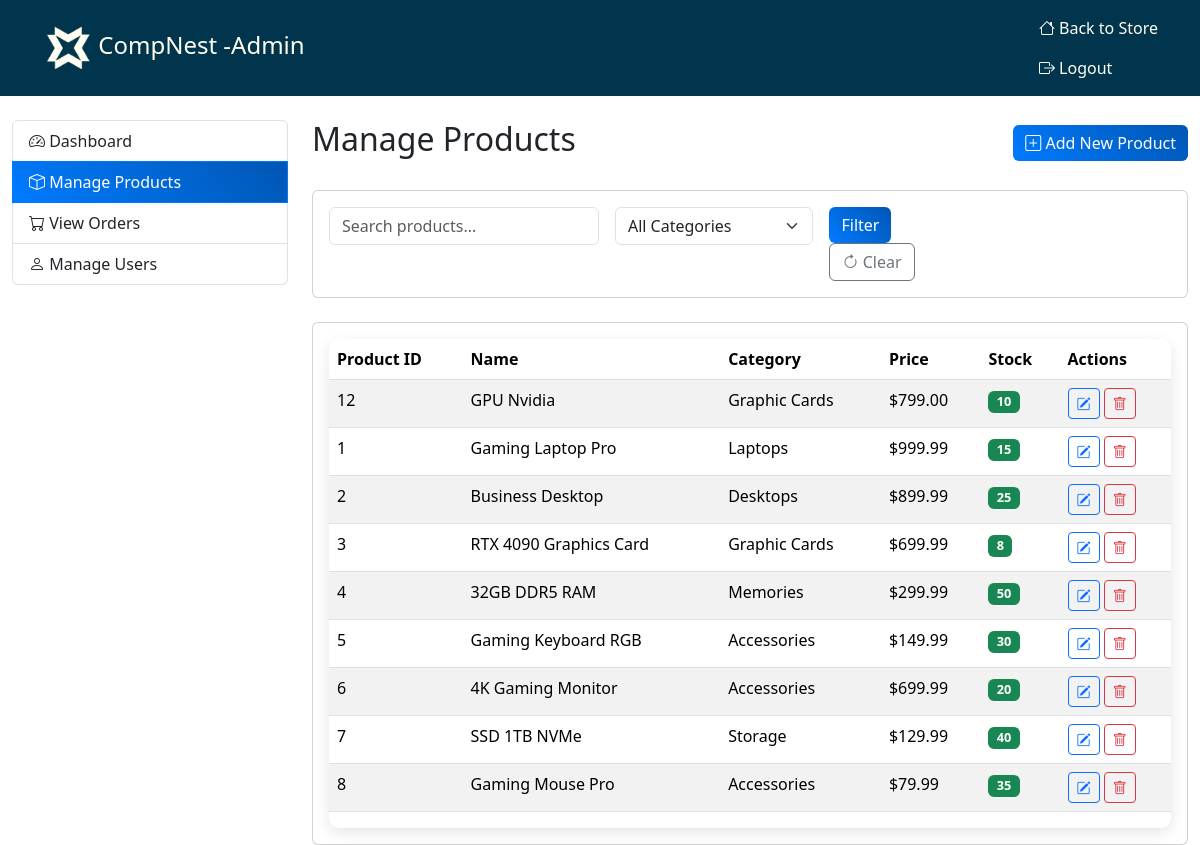
/admin/products.php (signed in), run on the app's committed database.
### tables this page shows
CREATE TABLE `products` (
  `id` int(11) NOT NULL,
  `name` varchar(200) NOT NULL,
  `description` text DEFAULT NULL,
  `price` decimal(10,2) NOT NULL,
  `image_url` varchar(255) DEFAULT NULL,
  `category` varchar(50) NOT NULL,
  `stock` int(11) DEFAULT 0,
  `created_at` timestamp NOT NULL DEFAULT current_timestamp()
);

### config.php (called while the page is built, shortened)
<?php
function formatPrice($price) {
    return '$' . number_format($price, 2);
}

### admin/products.php (the view, shortened to what this page needs)
<?php
require_once '../config.php';
$page = isset($_GET['page']) ? (int)$_GET['page'] : 1;
$per_page = 10;
$offset = ($page - 1) * $per_page;
$search = isset($_GET['search']) ? sanitize($_GET['search']) : '';
$where_conditions = [];
$params = [];
$where_clause = $where_conditions ? "WHERE " . implode(" AND ", $where_conditions) : "";
$sql = "SELECT * FROM products $where_clause ORDER BY created_at DESC LIMIT $per_page OFFSET $offset";
$stmt = $pdo->prepare($sql);
$stmt->execute($params);
$products = $stmt->fetchAll();
?>
<!DOCTYPE html>
<html lang="en">
<head>
    <link href="../css/bootstrap.css" rel="stylesheet">
    <link rel="stylesheet" href="https://cdn.jsdelivr.net/npm/bootstrap-icons@1.11.3/font/bootstrap-icons.min.css">
    <link href="../css/style.css" rel="stylesheet">
</head>
<body>
    <nav class="navbar custom-navbar">
        <div class="container">
           <a class="navbar-brand" href="../index.php">
                <img src="../images/logo.png" alt="CompNest - Admin" style="max-height: 50px;">
                CompNest -Admin
            </a>
            <div class="navbar-nav ms-auto">
                <a class="nav-link" href="../index.php">
                    <i class="bi bi-house"></i> Back to Store
                </a>
                <a class="nav-link" href="../logout.php">
                    <i class="bi bi-box-arrow-right"></i> Logout
                </a>
            </div>
        </div>
    </nav>
    <div class="container-fluid mt-4">
        <div class="row">
            <div class="col-md-3">
                <div class="list-group">
                    <a href="index.php" class="list-group-item list-group-item-action">
                        <i class="bi bi-speedometer2"></i> Dashboard
                    </a>
                    <a href="products.php" class="list-group-item list-group-item-action active">
                        <i class="bi bi-box"></i> Manage Products
                    </a>
                    <a href="orders.php" class="list-group-item list-group-item-action">
                        <i class="bi bi-cart"></i> View Orders
                    </a>
                    <a href="users.php" class="list-group-item list-group-item-action">
                        <i class="bi bi-person"></i> Manage Users
                    </a>
                </div>
            </div>
            <div class="col-md-9">
                <div class="d-flex justify-content-between align-items-center mb-4">
                    <h2>Manage Products</h2>
                    <button class="btn btn-primary" data-bs-toggle="modal" data-bs-target="#addProductModal">
                        <i class="bi bi-plus-square"></i> Add New Product
                    </button>
                </div>
                <div class="card mb-4">
                    <div class="card-body">
                        <form method="GET" class="row g-3">
                            <div class="col-md-4">
                                <input type="text" class="form-control" name="search"
                                       placeholder="Search products..." value="<?php echo htmlspecialchars($search); ?>">
                            </div>
                            <div class="col-md-3">
                                <select name="category" class="form-select">
                                    <option value="">All Categories</option>
                                </select>
                            </div>
                            <div class="col-md-2">
                                <button type="submit" class="btn btn-primary">Filter</button>
                                <a href="products.php" class="btn btn-outline-secondary"><i class="bi bi-arrow-clockwise"></i> Clear</a>
                            </div>
                        </form>
                    </div>
                </div>
                <div class="card">
                    <div class="card-body">
                        <div class="table-responsive">
                            <table class="table table-striped">
                                <thead>
                                    <tr>
                                        <th>Product ID</th>
                                        <th>Name</th>
                                        <th>Category</th>
                                        <th>Price</th>
                                        <th>Stock</th>
                                        <th>Actions</th>
                                    </tr>
                                </thead>
                                <tbody>
                                    <?php foreach ($products as $product): ?>
                                    <tr>
                                        <td><?php echo $product['id']; ?></td>
                                        <td><?php echo htmlspecialchars($product['name']); ?></td>
                                        <td><?php echo ucwords(str_replace('_', ' ', $product['category'])); ?></td>
                                        <td><?php echo formatPrice($product['price']); ?></td>
                                        <td>
                                            <span class="badge bg-<?php echo $product['stock'] <= 5 ? 'danger' : 'success'; ?>">
                                                <?php echo $product['stock']; ?>
                                            </span>
                                        </td>
                                        <td>
                                            <button class="btn btn-sm btn-outline-primary edit-product"
                                                    data-product='<?php echo json_encode($product); ?>'>
                                                <i class="bi bi-pencil-square"></i>
                                            </button>
                                            <form method="POST" class="d-inline" onsubmit="return confirm('Delete this product?')">
                                                <button type="submit" name="delete_product" class="btn btn-sm btn-outline-danger">
                                                    <i class="bi bi-trash"></i>
                                                </button>
                                            </form>
                                        </td>
                                    </tr>
                                    <?php endforeach; ?>
                                </tbody>
                            </table>
                        </div>
                    </div>
                </div>
            </div>
        </div>
    </div>
</body>
</html>

### css/style.css (style rules this page uses)
.btn-primary { background: linear-gradient(45deg, #007bff, #0056b3); border: none; transition: all 0.3s ease; }
.custom-navbar { background-color: #01344d; }
.custom-navbar .navbar-nav .nav-link, .custom-navbar .navbar-brand { color: #fffef0; }
.navbar-brand { font-family:'Segoe UI', Tahoma, Geneva, Verdana, sans-serif; font-size: 1.5rem; }
.navbar-nav .nav-link { transition: color 0.3s ease; }
.list-group-item.active { background: linear-gradient(45deg, #007bff, #0056b3); border-color: #007bff; }
.badge { font-size: 0.8em; }
.table-responsive { border-radius: 10px; box-shadow: 0 5px 15px rgba(0,0,0,0.1); }

### data on the page
products: id "12", name "GPU Nvidia", category "Graphic Cards", price "$799.00", stock "10"
products: id "1", name "Gaming Laptop Pro", category "Laptops", price "$999.99", stock "15"
products: id "2", name "Business Desktop", category "Desktops", price "$899.99", stock "25"
products: id "3", name "RTX 4090 Graphics Card", category "Graphic Cards", price "$699.99", stock "8"
products: id "4", name "32GB DDR5 RAM", category "Memories", price "$299.99", stock "50"
products: id "5", name "Gaming Keyboard RGB", category "Accessories", price "$149.99", stock "30"
products: id "6", name "4K Gaming Monitor", category "Accessories", price "$699.99", stock "20"
products: id "7", name "SSD 1TB NVMe", category "Storage", price "$129.99", stock "40"
products: id "8", name "Gaming Mouse Pro", category "Accessories", price "$79.99", stock "35"
